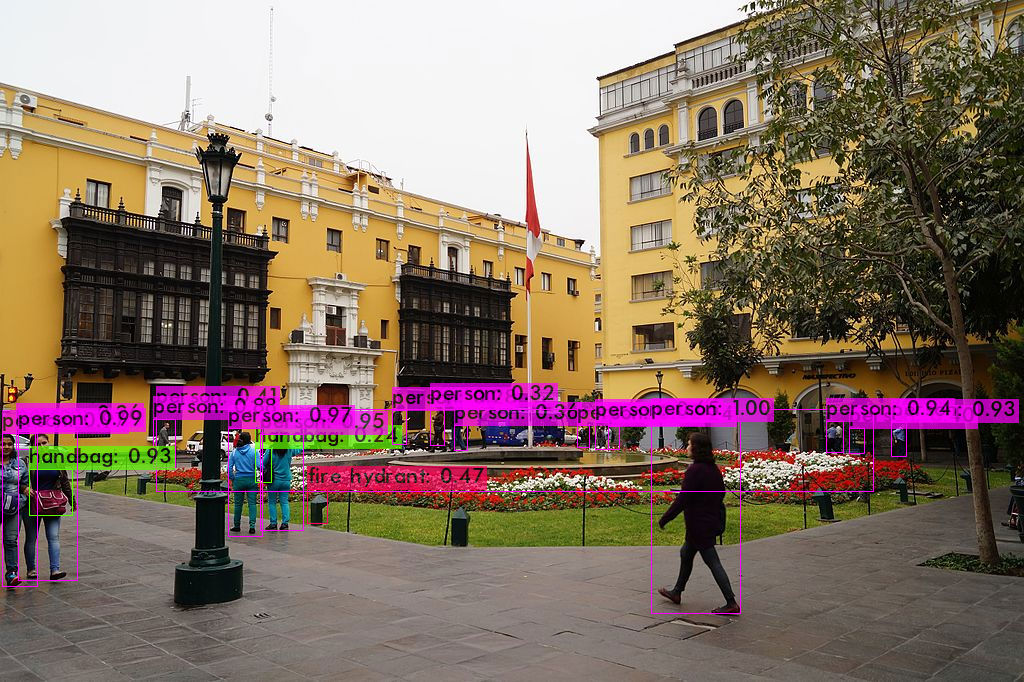
#> input picture predictions.jpg, 1024 x 682 px, given in place of the camera
$ python Reconocimiento_colores.py
#> lines starting #> are read from the running program, lines starting #| are printed output that depends on the picture; after the words box and inside, x2 and y2 are one past the last pixel; in counts of white or black regions, pixels touching at a corner belong together
#!/usr/bin/env python3
# -*- coding: utf-8 -*-
"""
Created on Tue Jun 11 21:37:27 2019

@author: edmar
"""

import cv2
import numpy as np
import time
cap = cv2.VideoCapture(2)

w=640
h=480
e=200

if not cap.isOpened():
    print("Cannot open camera")
    exit()

lower_blue = np.array([50,40,40])
upper_blue = np.array([70,255,255])

while True:

    # Take each frame
    _, frame = cap.read()
#> frame is the input picture: shape (682, 1024, 3); mean B, G, R 101.7, 114.2, 134.4
    #cv2.imwrite("foto.jpg",frame)
    #frame=cv2.imread("foto.jpg")

    #time.sleep(1)

    # Convert BGR to HSV
    hsv = cv2.cvtColor(frame, cv2.COLOR_BGR2HSV)
#> hsv: shape (682, 1024, 3); mean H, S, V 38.9, 97.1, 136.9

    average=cv2.blur(hsv,(10,10))
#> average: shape (682, 1024, 3); mean H, S, V 39, 97.2, 137

    # define range of blue color in HSV

    # Threshold the HSV image to get only blue colors
    mask = cv2.inRange(average, lower_blue, upper_blue)
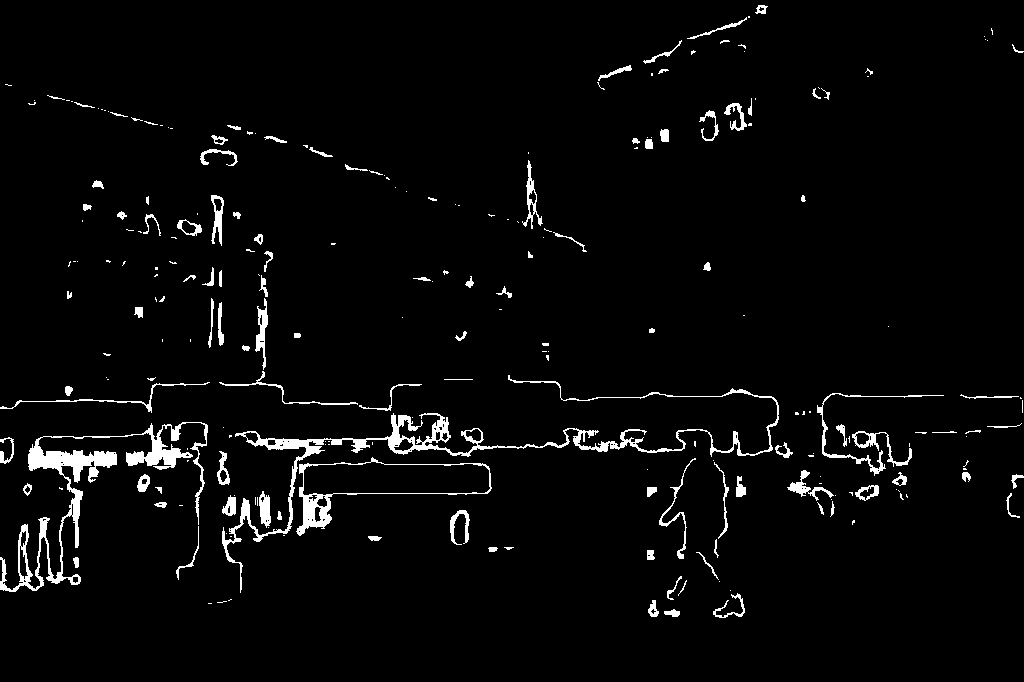
#> mask: shape (682, 1024); 3.3% white; 239 white regions (131 under 20 px), largest, box (x1, y1, x2, y2) and area: (222, 375, 779, 593) 5246, (0, 422, 208, 592) 5041, (296, 457, 492, 536) 1407

    #Dilate
    mask = cv2.erode (mask,cv2.getStructuringElement(cv2.MORPH_RECT,(6,6)),iterations = 1)
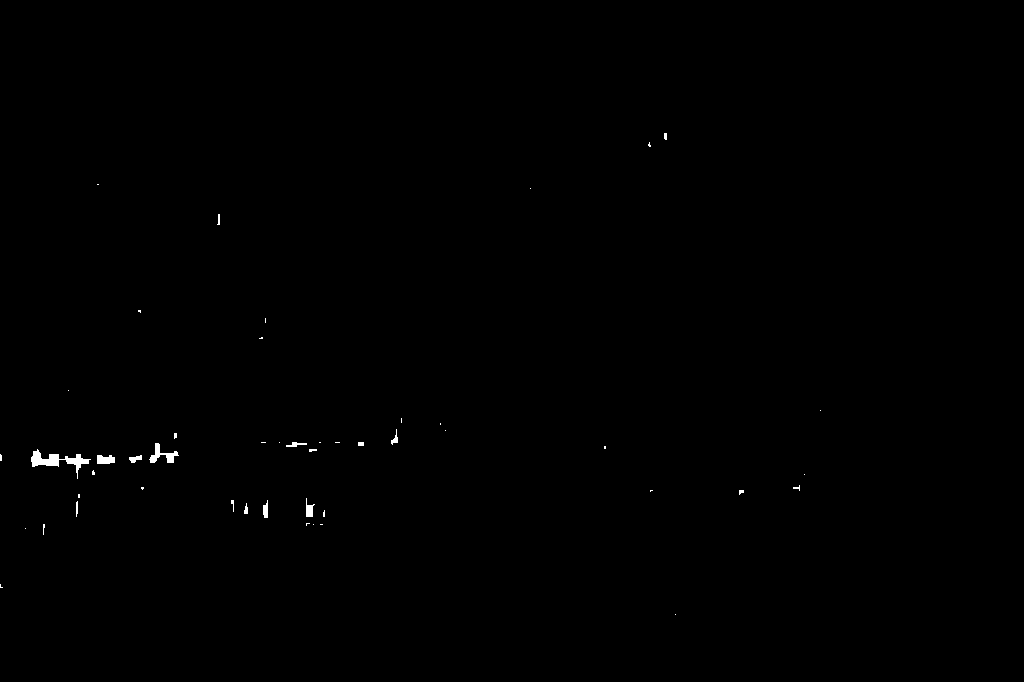
#> mask: shape (682, 1024); 0.22% white; 48 white regions (34 under 20 px)
    #mask = cv2.dilate (mask,cv2.getStructuringElement(cv2.MORPH_RECT,(5,5)),iterations = 1)

    # Bitwise-AND mask and original image
    res = cv2.bitwise_and(frame,frame, mask= mask)

    #Deteeccion contornos
    contornos, hierarchy = cv2.findContours(mask, cv2.RETR_EXTERNAL, cv2.CHAIN_APPROX_SIMPLE)
#> contornos = 48 contours, 40 with area under 20; largest, box (x1, y1, x2, y2) and area: (31, 449, 91, 479) 419, (149, 443, 179, 463) 176, (97, 455, 115, 464) 112, (306, 498, 315, 517) 68, (263, 500, 268, 518) 48, (129, 455, 142, 463) 45, (286, 442, 307, 447) 34, (391, 429, 398, 445) 28
    #cv2.drawContours(frame, contornos, -1, (255,0,0), 3)
    flag_riego=False
    for c in contornos:
            area = cv2.contourArea(c)
            if area > 50:
                cv2.drawContours(frame, c, -1, (255,0,0), 3)
                M = cv2.moments(c)
                if (M["m00"]==0): M["m00"]=1
                x = int(M["m10"]/M["m00"])
                y = int(M['m01']/M['m00'])
                if x in range(int((w-e)/2),int((w+e)/2)) and y in range(int((h-e)/2),int((h+e)/2)):
                    flag_riego=True
#> this loop made 48 passes
#> (area, x, y) on passes 13, 22, 25, 27: (68, 309, 510), (112.5, 104, 459), (419, 56, 459), (175.5, 162, 454)
#> area on passes 11, 21, 31, 36: 48.5, 45, 33.5, 27.5
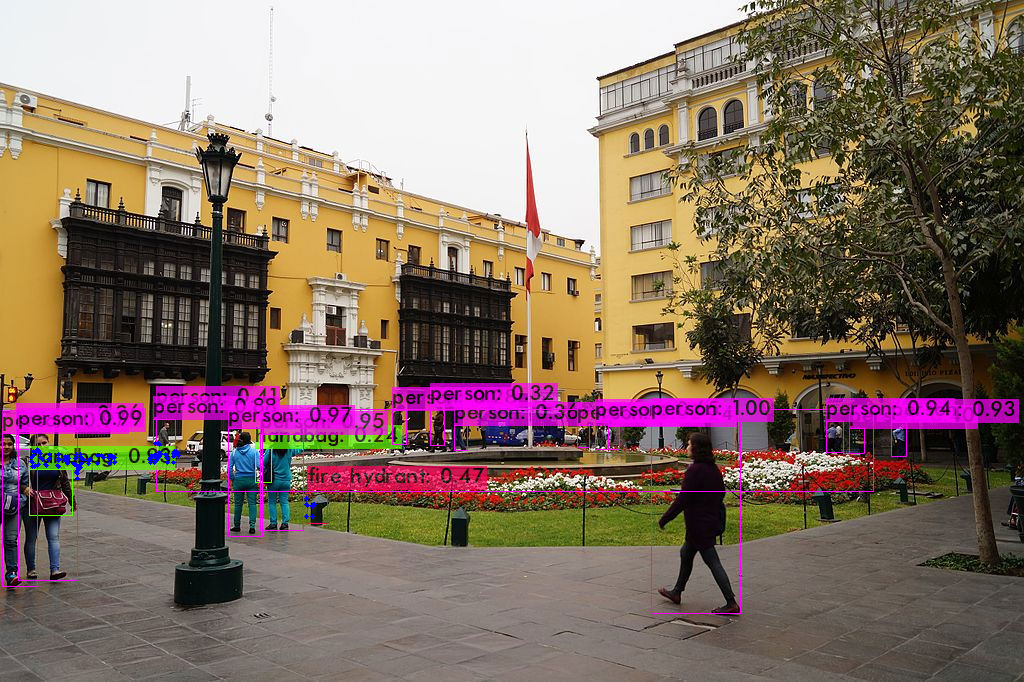
#> frame: shape (682, 1024, 3); 0.14% of pixels changed, all inside (x1, y1, x2, y2) = (29, 441, 317, 519)

    print(flag_riego)

    cv2.imshow('frame',frame)
    cv2.imshow('Mascara',mask)
    cv2.imshow('Filtrado',res)
    #cv2.imshow('mask',mask)
    #cv2.imshow('mask',mask)

    #cv2.imshow('res',res)
    if cv2.waitKey(30) & 0xFF==ord('q'):
#> (key q is pressed here)
        break

cap.release()
cv2.destroyAllWindows()
